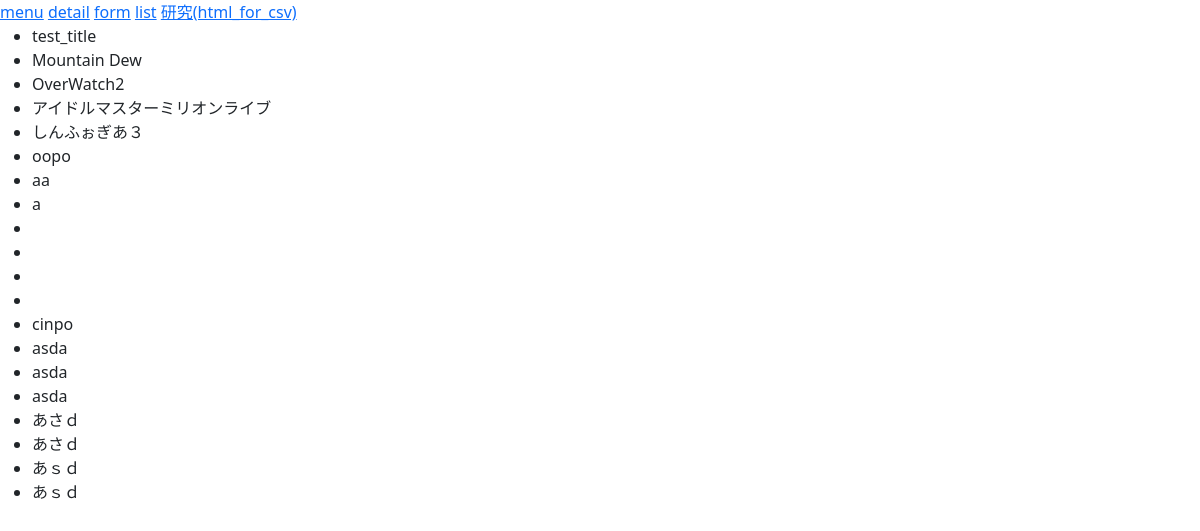
Page /list/ on the committed database.
### study/models.py (models this page shows, shortened)
class testModel(models.Model):
    title = models.CharField(max_length=100)
    content = models.CharField(max_length=100)
    timestamp = models.DateTimeField(auto_now_add=True)

### study/views.py (the view)
# urls.py: path("list/",StudyListView, name="list"),
def StudyListView(request):
	tamplate_name = "study/study-list.html"
	ctx = {}
	qs = testModel.objects.all()
	ctx["object_list"] = qs
	return render(request, tamplate_name, ctx)

### study/templates/study/study-list.html (shortened to what this page needs)
{% extends "base.html" %}
{% block content %}
<a href={% url 'myapp:study' %}>menu</a>
<a href={% url 'myapp:study-detail' 3 %}>detail</a>
<a href={% url 'myapp:study-form' %}>form</a>
<a href={% url 'myapp:list' %}>list</a>
<a href={% url 'myapp:data_for_csv' %}>研究(html_for_csv)</a><br>
<div>
    <ul>
      {% for obj in object_list %}
        <li>{{ obj.title }}</li>
      {% endfor %}
    </ul>
  </div>
{% endblock %}

### rows in the picture
testModel: title "test_title"
testModel: title "Mountain Dew"
testModel: title "OverWatch2"
testModel: title "アイドルマスターミリオンライブ"
testModel: title "しんふぉぎあ３"
testModel: title "oopo"
testModel: title "aa"
testModel: title "a"
testModel: title "cinpo"
testModel: title "asda"
testModel: title "asda"
testModel: title "asda"
testModel: title "あさｄ"
testModel: title "あさｄ"
testModel: title "あｓｄ"
testModel: title "あｓｄ"
